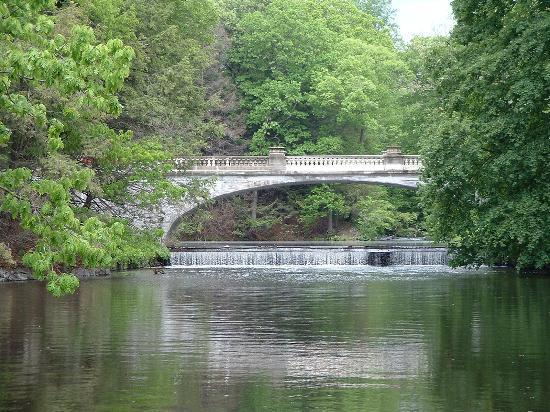
#> input picture data/images_general/new_york.jpg, 550 x 412 px
$ python example05.py
#> lines starting #> are read from the running program, lines starting #| are printed output that depends on the picture
"""!
@brief Example 5
@details: Image filtering examples (smoothing) for noisy image (salt and
pepper noise artificially added)
@author Theodoros Giannakopoulos {tyiannak@gmail.com}
"""
import cv2
import matplotlib.pyplot as plt
import random
import numpy as np
def add_salt_and_pepper(image,prob):
    output = np.zeros(image.shape,np.uint8)
    thres = 1 - prob
    for i in range(image.shape[0]):
        for j in range(image.shape[1]):
            rdn = random.random()
            if rdn < prob:
                output[i][j] = 0
            elif rdn > thres:
                output[i][j] = 255
            else:
                output[i][j] = image[i][j]
    return output
filename = '../data/images_general/new_york.jpg'
img = cv2.cvtColor(cv2.imread(filename), cv2.COLOR_BGR2GRAY)
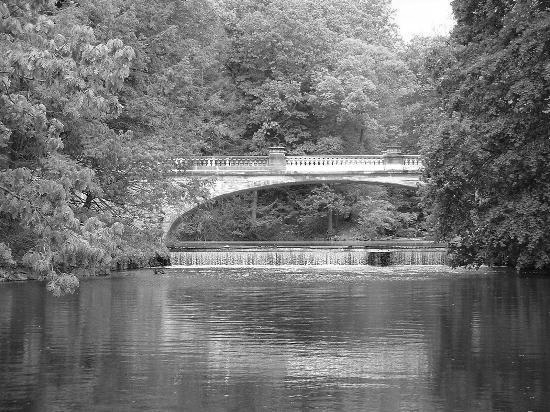
#> img: shape (412, 550); min 0, max 255, mean 115.2
row, col = img.shape
#> row = 412; col = 550
img2 = add_salt_and_pepper(img, 0.1)
#> after the loop in add_salt_and_pepper, `for i in range(image.shape[0]):`:
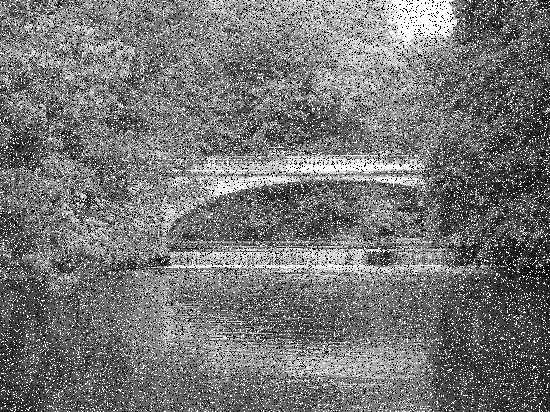
#> output: shape (412, 550); min 0, max 255, mean 117.6
img3 = cv2.medianBlur(img2, 3)
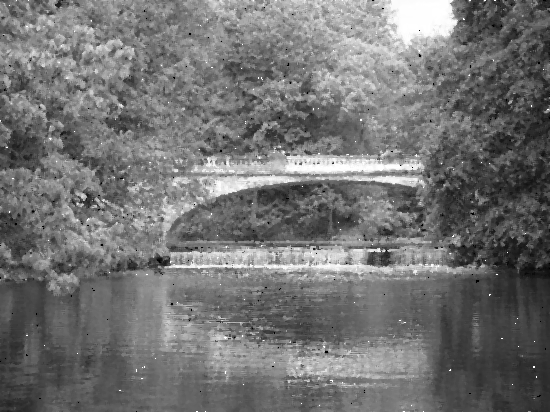
#> img3: shape (412, 550); min 0, max 255, mean 114.7
img4 = cv2.GaussianBlur(img2, (3, 3), 0)
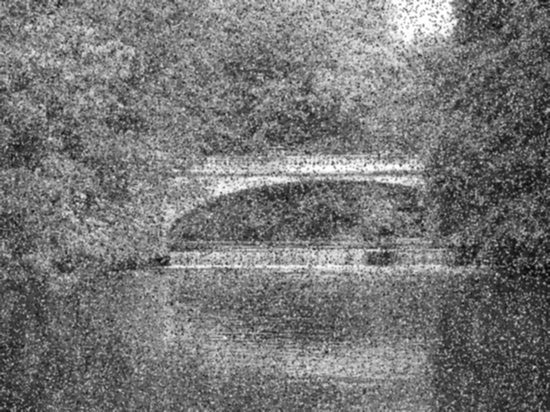
#> img4: shape (412, 550); min 8, max 255, mean 117.7
plt.subplot(2,2,1); plt.imshow(img, cmap='gray'); plt.title("original")
plt.subplot(2,2,2); plt.imshow(img2, cmap='gray'); plt.title("noisy")
plt.subplot(2,2,3); plt.imshow(img3, cmap='gray'); plt.title("med filtered")
plt.subplot(2,2,4); plt.imshow(img4, cmap='gray'); plt.title("gau filtered")
plt.show()

$ run again, with data/images_general/beach.jpg copied over data/images_general/new_york.jpg
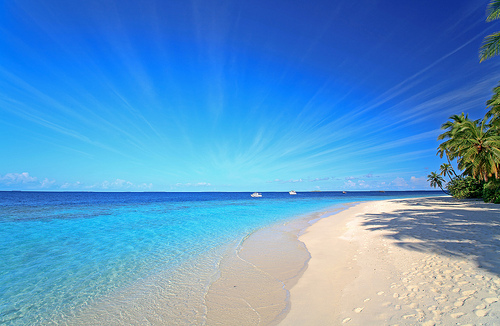
#> input picture data/images_general/beach.jpg, 500 x 326 px
#> after the loop in add_salt_and_pepper, `for i in range(image.shape[0]):`:
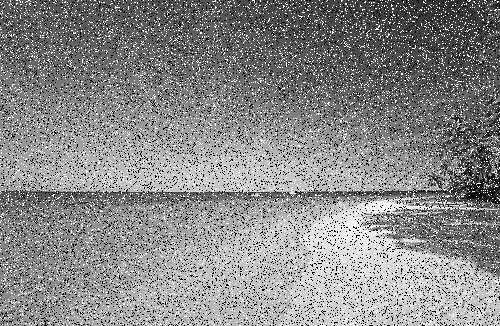
#> output: shape (326, 500); min 0, max 255, mean 136.6
#> `img4 = cv2.GaussianBlur(img2, (3, 3), 0)`:
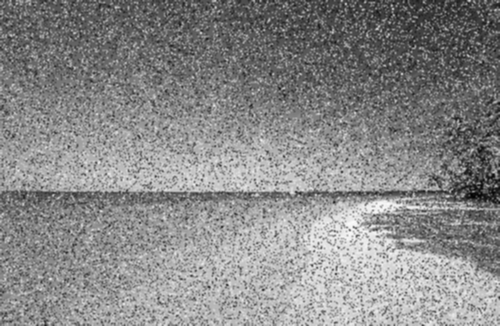
#> img4: shape (326, 500); min 1, max 250, mean 136.6

$ run again, with data/images_general/pyramid.jpg copied over data/images_general/new_york.jpg
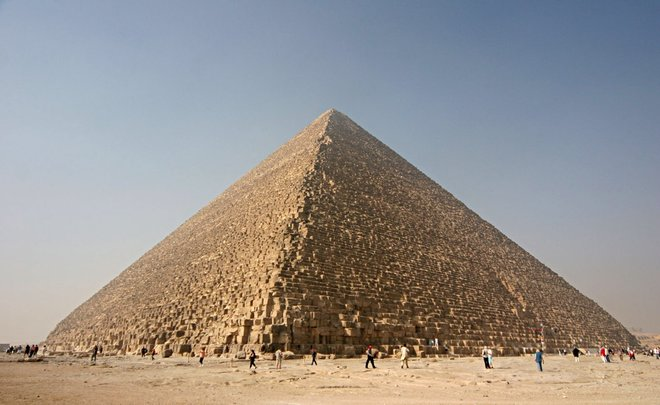
#> input picture data/images_general/pyramid.jpg, 660 x 405 px
#> after the loop in add_salt_and_pepper, `for i in range(image.shape[0]):`:
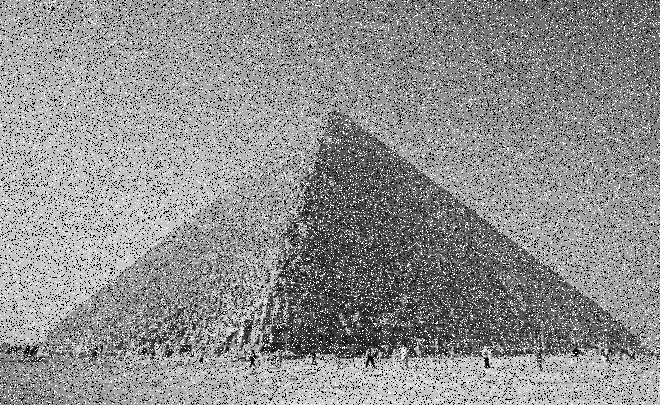
#> output: shape (405, 660); min 0, max 255, mean 142.9
#> `img4 = cv2.GaussianBlur(img2, (3, 3), 0)`:
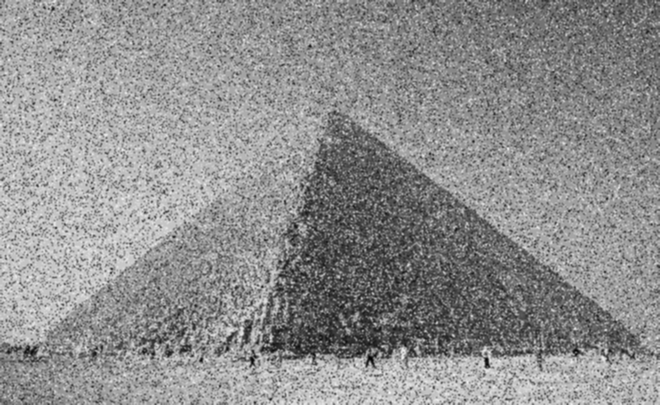
#> img4: shape (405, 660); min 2, max 247, mean 142.9
